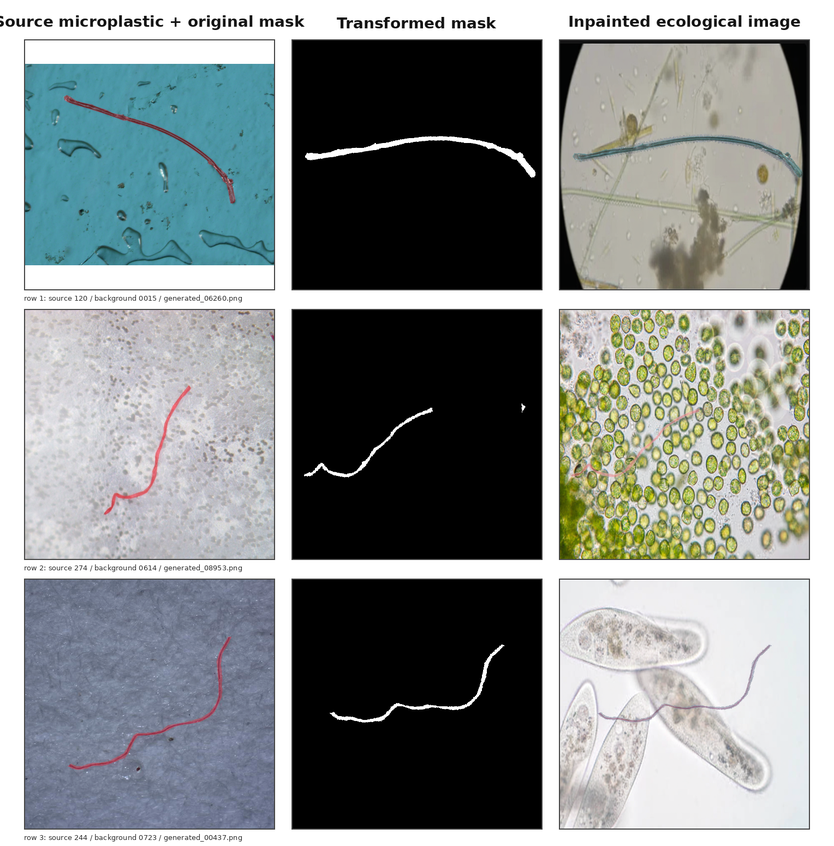
#> input picture images/inference_grid_3x3_image_varied_001.png, 834 x 846 px, shrunk from 1528 x 1550 before the run
$ python 01_preprocess.py --src ../images --dst out
#> lines starting #> are read from the running program, lines starting #| are printed output that depends on the picture
#!/usr/bin/env python3
"""
Step 1 - Preprocess masks: dilate binary masks to create wider inpainting regions.

Dilation makes masks slightly larger than the actual annotation, ensuring the
generative model inpaints over the full microplastic extent.

Usage:
    python scripts/01_preprocess.py \
        --src data/c1/masks \
        --dst data/c1/masks_dilated \
        --kernel_size 3 \
        --iterations 4
"""

import argparse
import os

import cv2
import numpy as np
from tqdm import tqdm


def dilate_masks(src_folder: str, dst_folder: str, kernel_size: int = 3, iterations: int = 4):
#> called with src_folder = '../images', dst_folder = 'out', kernel_size = 3, iterations = 4
    os.makedirs(dst_folder, exist_ok=True)
    kernel = np.ones((kernel_size, kernel_size), np.uint8)

    filenames = [f for f in os.listdir(src_folder) if os.path.isfile(os.path.join(src_folder, f))]
    skipped = 0

    for filename in tqdm(filenames, desc="Dilating masks"):
        src_path = os.path.join(src_folder, filename)
        mask = cv2.imread(src_path, cv2.IMREAD_GRAYSCALE)
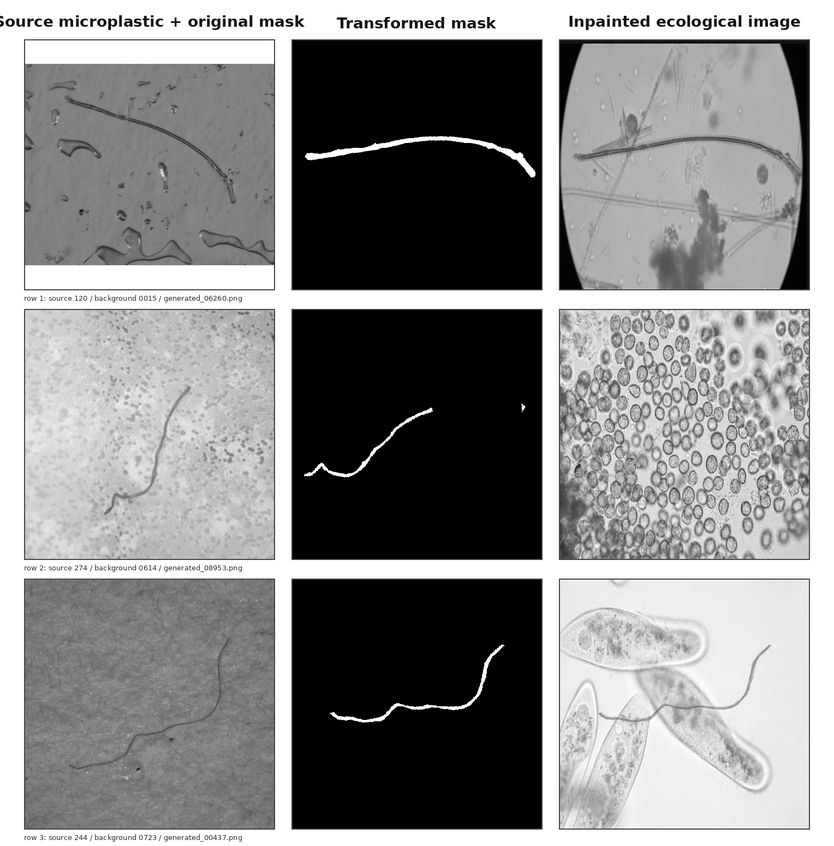
#> mask: shape (846, 834); min 0, max 255, mean 139.5
        if mask is None:
            print(f"  Skipping {filename}: not a valid image.")
            skipped += 1
            continue
        dilated = cv2.dilate(mask, kernel, iterations=iterations)
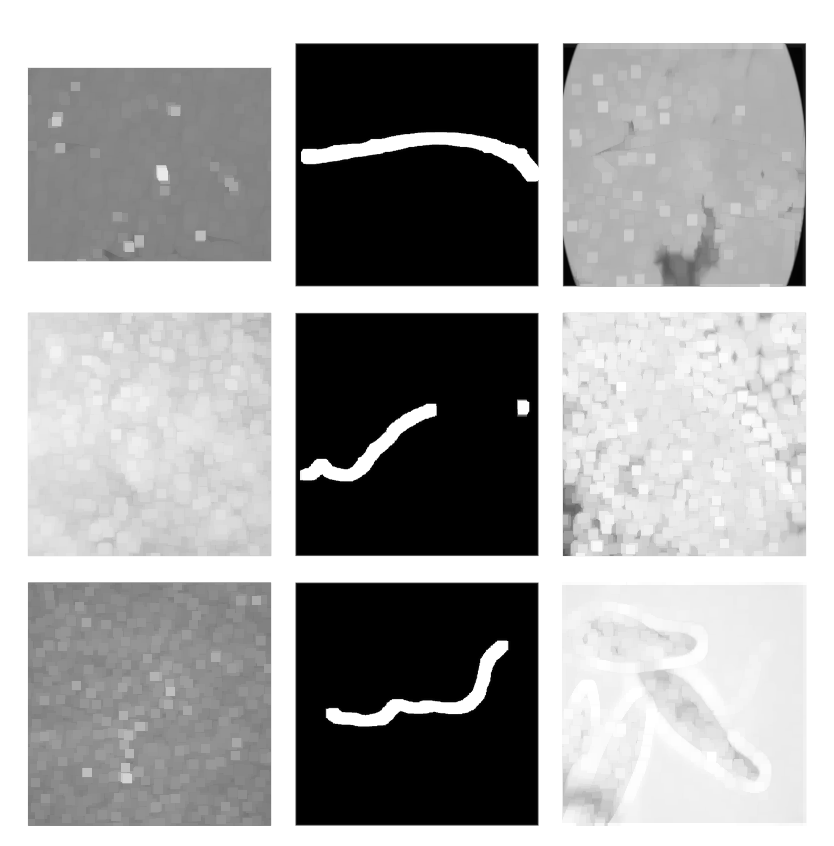
#> dilated: shape (846, 834); min 0, max 255, mean 162.9
        cv2.imwrite(os.path.join(dst_folder, filename), dilated)
#> pass 2 of the loop in dilate_masks, `for filename in tqdm(filenames, desc="Dilating masks"):`:
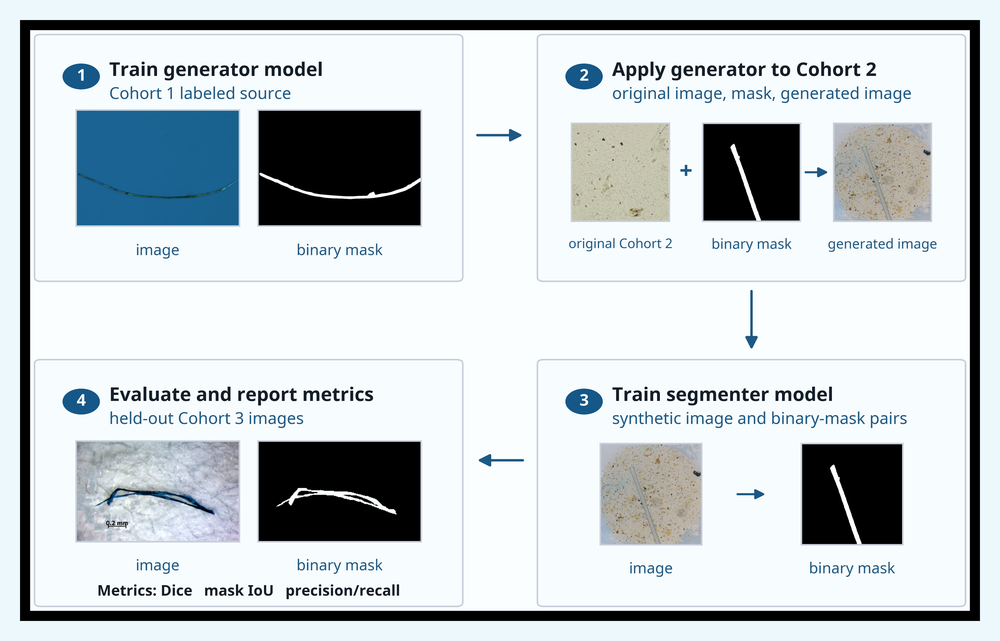
#> input picture images/workflow_complex_variation_001.png, 1000 x 641 px, shrunk from 3993 x 2558 before the run
#> in dilate_masks, `mask = cv2.imread(src_path, cv2.IMREAD_GRAYSCALE)`:
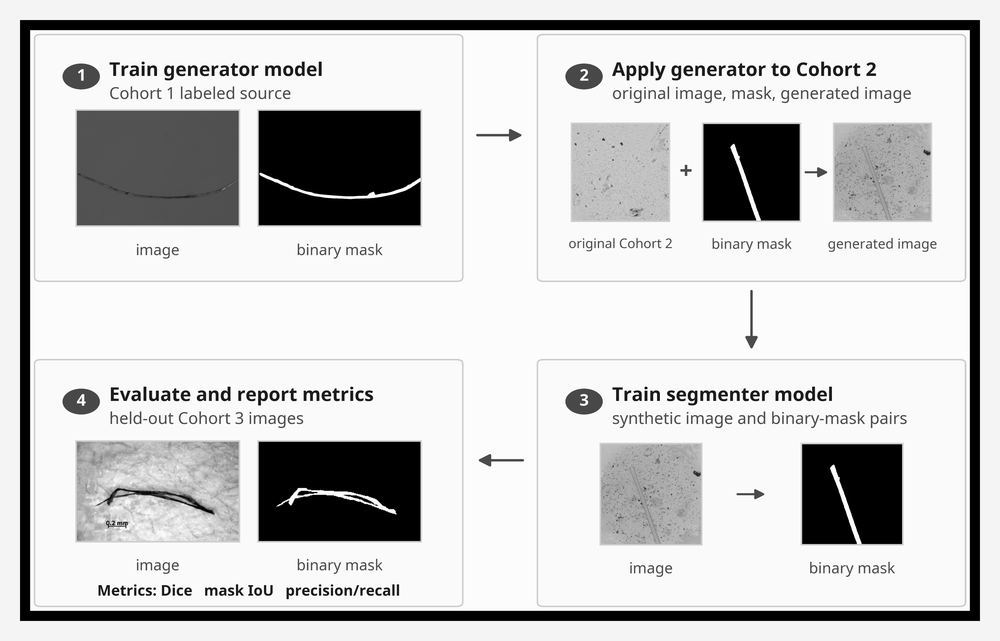
#> mask: shape (641, 1000); min 0, max 255, mean 201.9
#> in dilate_masks, `dilated = cv2.dilate(mask, kernel, iterations=iterations)`:
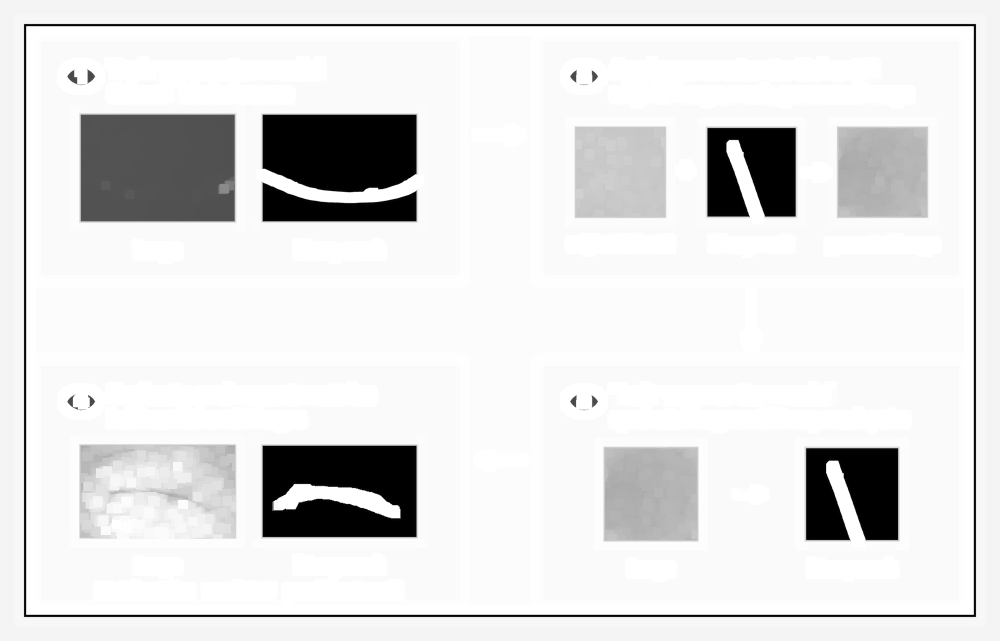
#> dilated: shape (641, 1000); min 0, max 255, mean 225

    total = len(filenames) - skipped
    print(f"Done. Dilated {total} masks -> {dst_folder}  (skipped {skipped})")


def main():
    p = argparse.ArgumentParser(description="Dilate binary segmentation masks")
    p.add_argument("--src", type=str, required=True, help="Source mask directory")
    p.add_argument("--dst", type=str, required=True, help="Destination directory for dilated masks")
    p.add_argument("--kernel_size", type=int, default=3, help="Dilation kernel size (default: 3)")
    p.add_argument("--iterations", type=int, default=4, help="Dilation iterations (default: 4)")
    args = p.parse_args()

    if not os.path.isdir(args.src):
        raise FileNotFoundError(f"Source directory not found: {args.src}")

    print(f"Dilating masks: {args.src} -> {args.dst}")
    print(f"  kernel={args.kernel_size}x{args.kernel_size}, iterations={args.iterations}")
    dilate_masks(args.src, args.dst, args.kernel_size, args.iterations)


if __name__ == "__main__":
    main()
